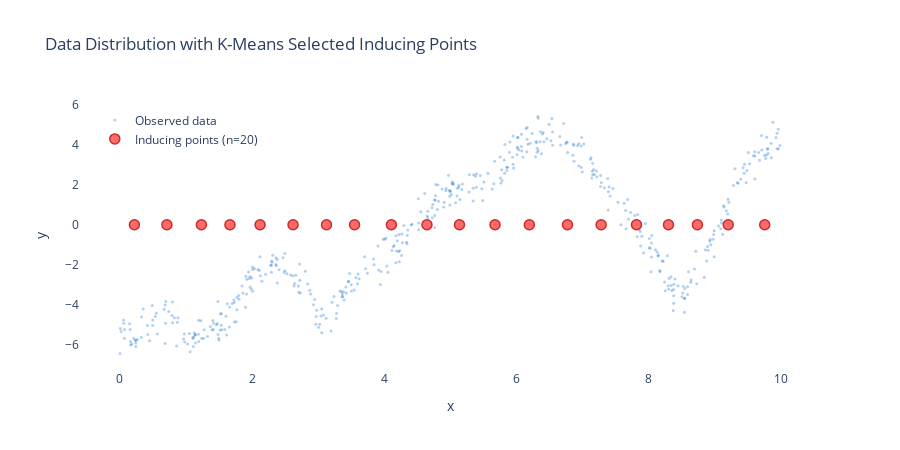

Notebook source saved alongside this figure:
### Markdown cell above
Let's visualize where K-means placed our inducing points relative to the data density.

### Code cell
# Visualize inducing points overlaid on the data scatter plot
subsample_idx = RNG.choice(len(df), size=500, replace=False)

go.Figure().add_trace(go.Scatter(
    x=df['x'][subsample_idx],
    y=df['y'][subsample_idx],
    mode='markers',
    name='Observed data',
    marker=dict(size=3, color='#0066cc', opacity=0.3)
)).add_trace(go.Scatter(
    x=Xu,
    y=[0] * m,  # Place at y=0
    mode='markers',
    name=f'Inducing points (n={m})',
    marker=dict(
        size=10, 
        color='#ff6b6b',
        line=dict(width=1.5, color='#c92a2a')
    )
)).update_layout(
    title='Data Distribution with K-Means Selected Inducing Points',
    xaxis_title='x',
    yaxis_title='y',
    height=450,
    showlegend=True,
    legend=dict(x=0.02, y=0.98, bgcolor='rgba(255,255,255,0.8)'),
    plot_bgcolor='rgba(0,0,0,0)',
    hovermode='closest'
)

### Figure 1 — Plotly figure (JSON) as saved in the notebook; plotly's stock layout.template omitted (floating-point values rounded to 4 significant figures; data arrays with more than 128 entries replaced by an {"elided": "..."} marker saying what was removed)
{"data": [{"marker": {"color": "#0066cc", "opacity": 0.3, "size": 3}, "mode": "markers", "name": "Observed data", "type": "scatter", "x": {"elided": "500 float values"}, "y": {"elided": "500 float values"}}, {"marker": {"color": "#ff6b6b", "line": {"color": "#c92a2a", "width": 1.5}, "size": 10}, "mode": "markers", "name": "Inducing points (n=20)", "type": "scatter", "x": [0.2218, 0.7131, 1.234, 1.666, 2.122, 2.621, 3.127, 3.551, 4.107, 4.645, 5.137, 5.675, 6.194, 6.77, 7.28, 7.814, 8.298, 8.735, 9.201, 9.753], "y": [0, 0, 0, 0, 0, 0, 0, 0, 0, 0, 0, 0, 0, 0, 0, 0, 0, 0, 0, 0]}], "layout": {"height": 450, "hovermode": "closest", "legend": {"bgcolor": "rgba(255,255,255,0.8)", "x": 0.02, "y": 0.98}, "plot_bgcolor": "rgba(0,0,0,0)", "showlegend": true, "title": {"text": "Data Distribution with K-Means Selected Inducing Points"}, "xaxis": {"title": {"text": "x"}}, "yaxis": {"title": {"text": "y"}}}}
